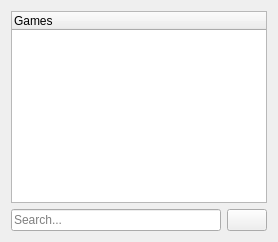
         <widget class="QWidget" name="layoutWidget_1">
          <layout class="QVBoxLayout" name="verticalLayout_6">
           <item>
            <widget class="QTreeWidget" name="aaGamelist">
             <property name="maximumSize">
              <size>
               <width>16777215</width>
               <height>16777215</height>
              </size>
             </property>
             <property name="iconSize">
              <size>
               <width>32</width>
               <height>32</height>
              </size>
             </property>
             <column>
              <property name="text">
               <string>Games</string>
              </property>
             </column>
            </widget>
           </item>
           <item>
            <layout class="QHBoxLayout" name="horizontalLayout_3">
             <item>
              <widget class="QLineEdit" name="txtAwardGameSearch">
               <property name="placeholderText">
                <string>Search...</string>
               </property>
              </widget>
             </item>
             <item>
              <widget class="QPushButton" name="btnAwardShowAll">
               <property name="text">
                <string/>
               </property>
               <property name="icon">
                <iconset resource="Resources.qrc">
                 <normaloff>:/Images/undo.png</normaloff>:/Images/undo.png</iconset>
               </property>
              </widget>
             </item>
            </layout>
           </item>
          </layout>
         </widget>
